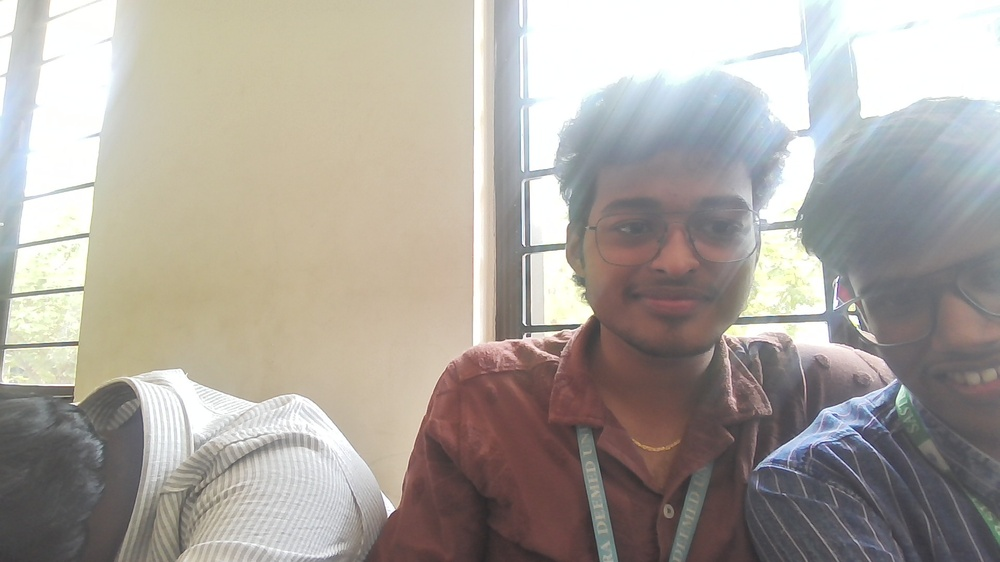
#> input picture dataset/image11.jpg, 1000 x 562 px, shrunk from 1920 x 1080 before the run
$ python stitching.py
#> lines starting #> are read from the running program, lines starting #| are printed output that depends on the picture
import cv2
import numpy as np
import matplotlib.pyplot as plt

# Load images
img1 = cv2.imread("dataset/image11.jpg")
#> img1 is the input picture: shape (562, 1000, 3); mean B, G, R 158, 165, 171.2
img2 = cv2.imread("dataset/image22.jpg")
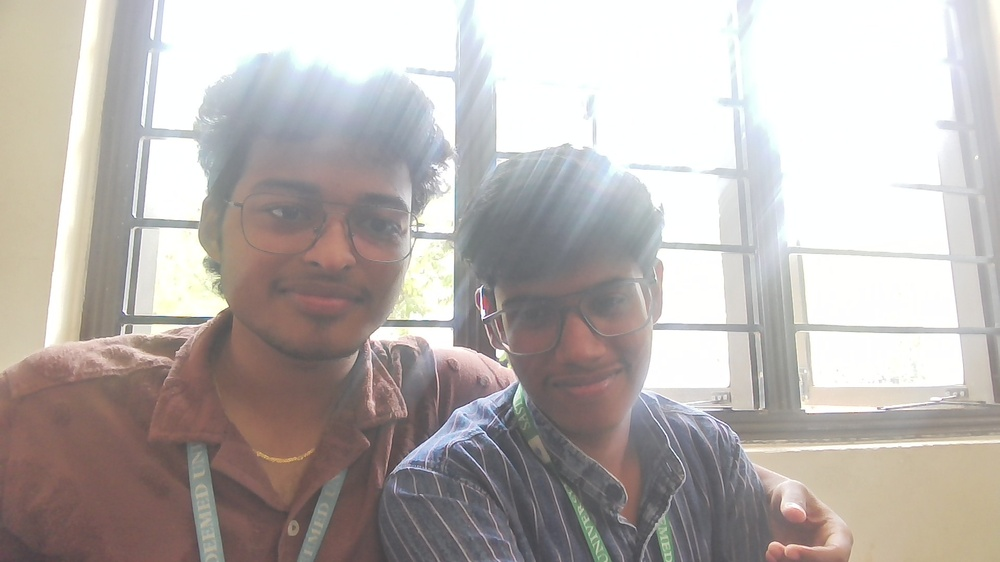
#> input picture dataset/image22.jpg, 1000 x 562 px, shrunk from 1920 x 1080 before the run
#> img2 is the input picture: shape (562, 1000, 3); mean B, G, R 175.9, 178.8, 185.2

# Check if loaded
if img1 is None or img2 is None:
    print("Error loading images")
    exit()

# Convert to grayscale
gray1 = cv2.cvtColor(img1, cv2.COLOR_BGR2GRAY)
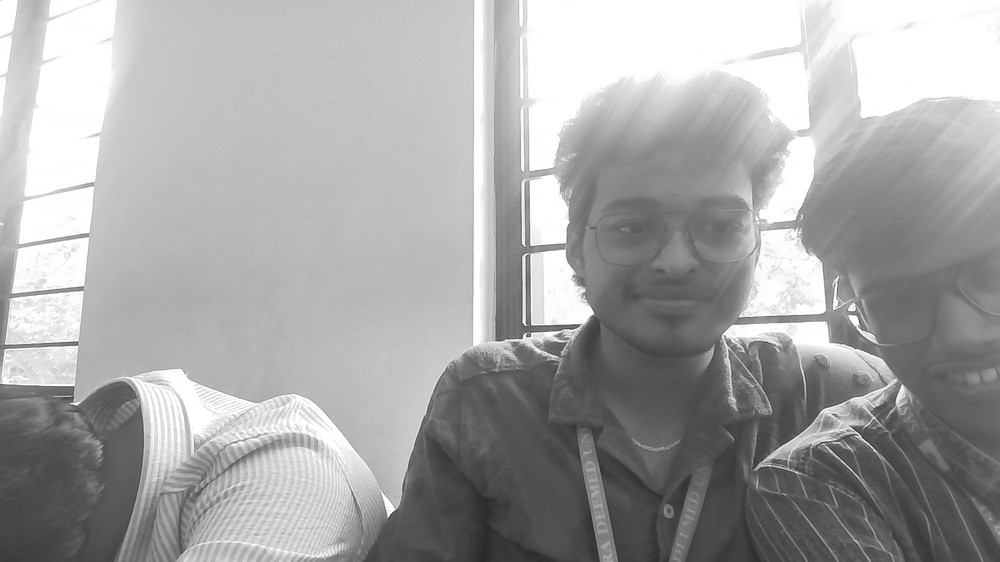
#> gray1: shape (562, 1000); min 39, max 255, mean 166.1
gray2 = cv2.cvtColor(img2, cv2.COLOR_BGR2GRAY)
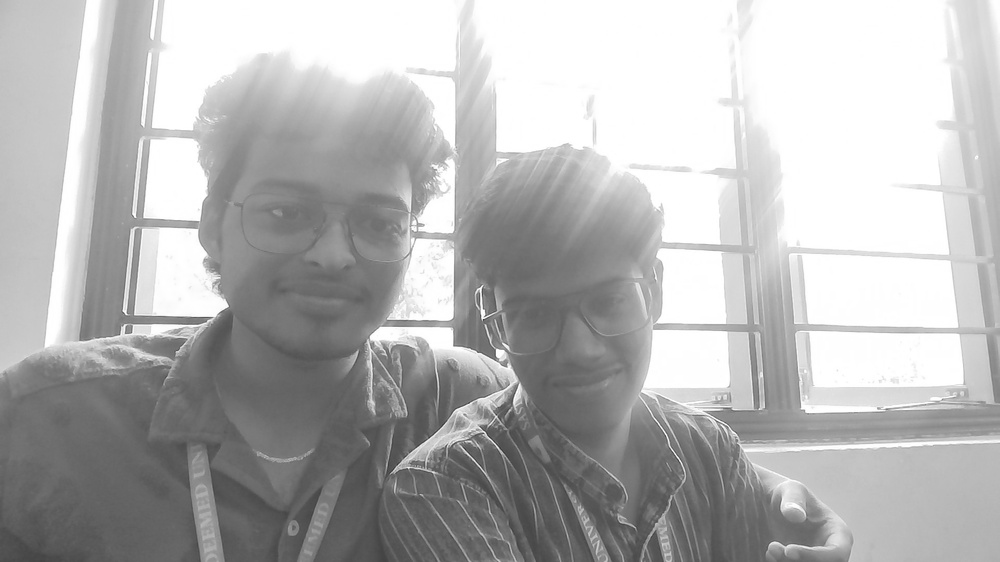
#> gray2: shape (562, 1000); min 48, max 255, mean 180.4

# Create SIFT detector
sift = cv2.SIFT_create()

# Detect keypoints and descriptors
kp1, des1 = sift.detectAndCompute(gray1, None)
#> kp1 = 908 keypoints; strongest (x, y, size): (524, 322, 2.4), (561, 301, 40.3), (854, 320, 5.6), (390, 508, 6.9)
kp2, des2 = sift.detectAndCompute(gray2, None)
#> kp2 = 618 keypoints; strongest (x, y, size): (500, 353, 5.9), (482, 318, 2.1), (480, 289, 2.1), (125, 311, 2.8)

print("Image1 Keypoints:", len(kp1))
#| Image1 Keypoints: 908
print("Image2 Keypoints:", len(kp2))
#| Image2 Keypoints: 618

# Draw keypoints
img1_kp = cv2.drawKeypoints(img1, kp1, None)
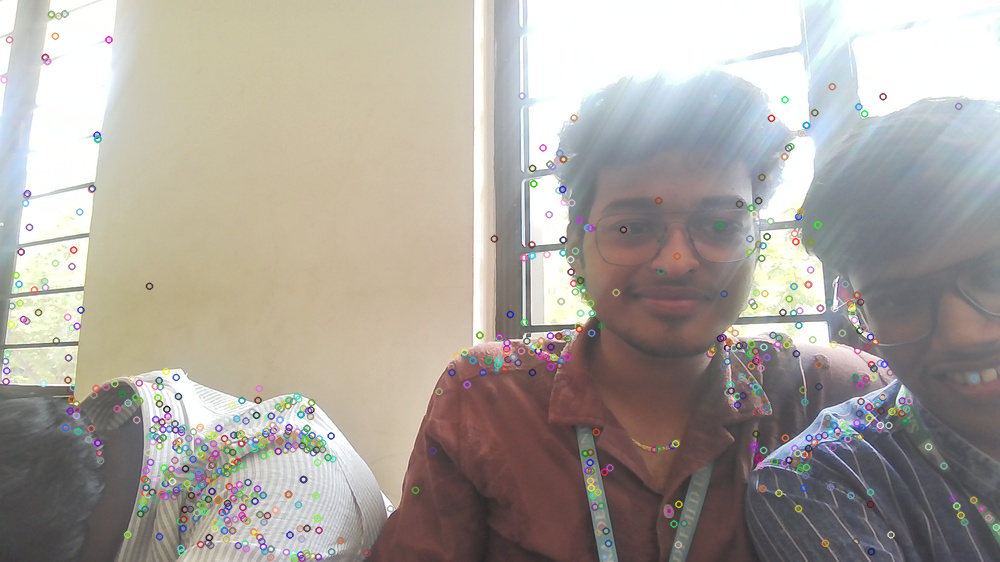
#> img1_kp: shape (562, 1000, 3); mean B, G, R 156.7, 163.7, 169.8
img2_kp = cv2.drawKeypoints(img2, kp2, None)
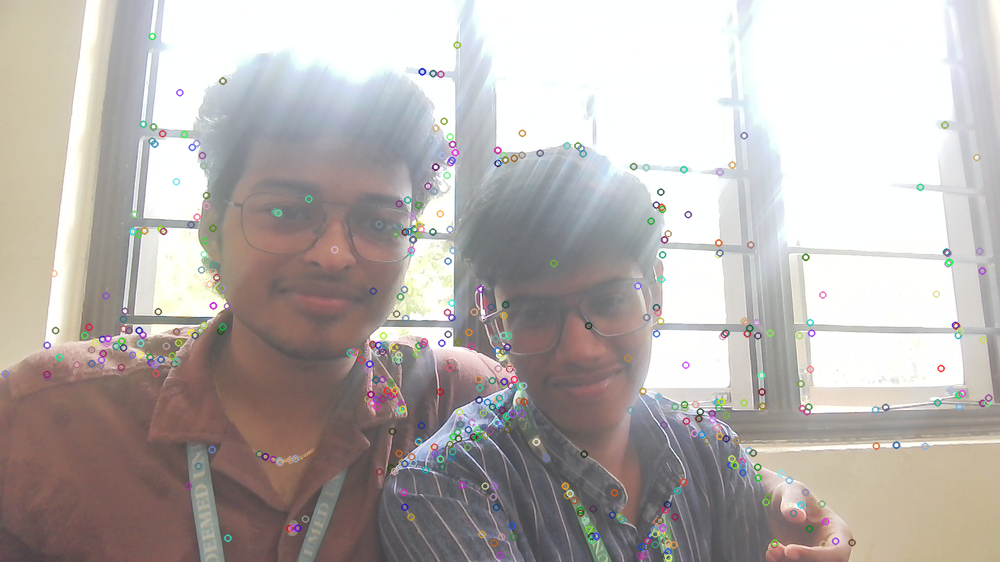
#> img2_kp: shape (562, 1000, 3); mean B, G, R 175, 177.9, 184.2

# Show images
plt.figure(figsize=(12,6))

plt.subplot(1,2,1)
plt.title("Image 1 Keypoints")
plt.imshow(cv2.cvtColor(img1_kp, cv2.COLOR_BGR2RGB))

plt.subplot(1,2,2)
plt.title("Image 2 Keypoints")
plt.imshow(cv2.cvtColor(img2_kp, cv2.COLOR_BGR2RGB))

plt.show()
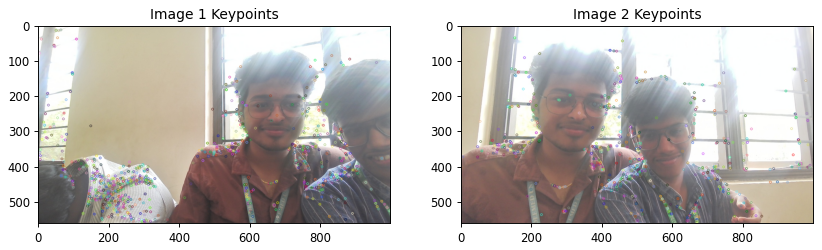
#> figure drawn by matplotlib, 2 panels
